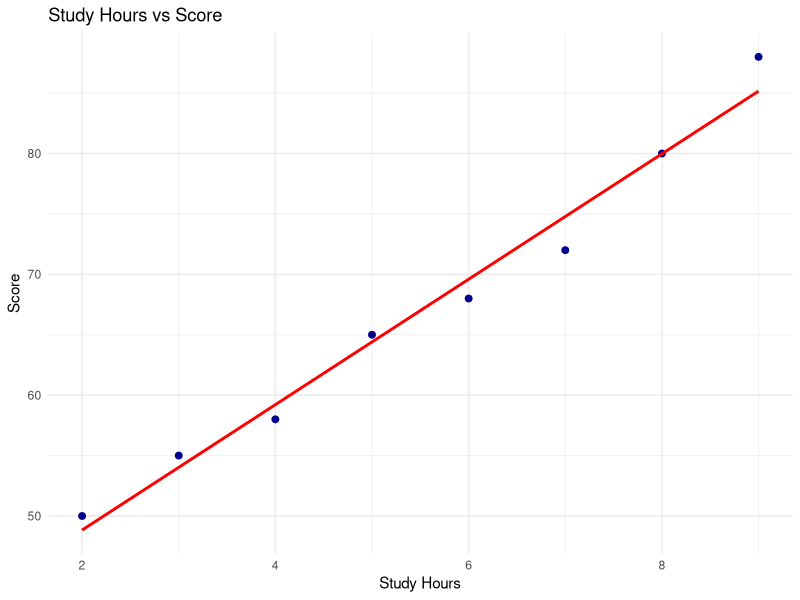

This chart was generated by the following R code:
library(ggplot2)
 
df <- data.frame(
  study_hours = c(2, 4, 5, 7, 8, 3, 6, 9),
  score = c(50, 58, 65, 72, 80, 55, 68, 88)
)
 
ggplot(df, aes(x = study_hours, y = score)) +
  geom_point(color = 'darkblue', size = 2) +
  geom_smooth(method = 'lm', se = FALSE, color = 'red') +
  labs(title = 'Study Hours vs Score', x = 'Study Hours', y = 'Score') +
  theme_minimal()
